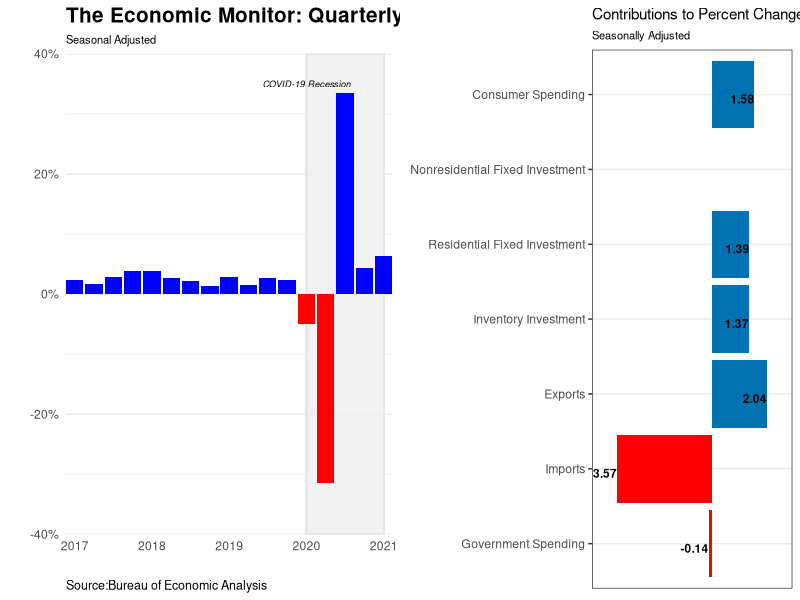
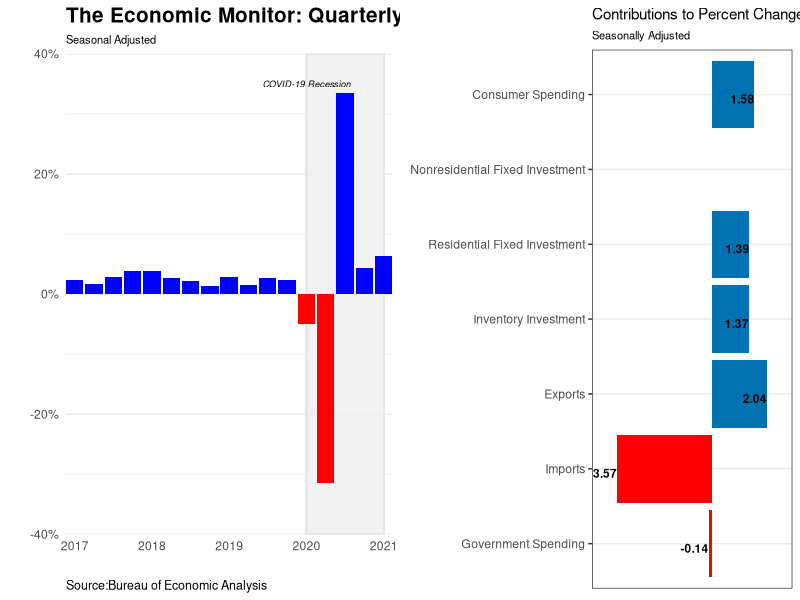

R code for these plots, in order:
#load packages

library(tidyverse)
library(readxl)
library(ggplot2)
library(ggthemes)
library(cowplot)
library(forecast)

#set working directory
setwd("G:/YOUR DIrectory/GDP GGPLOTs")

#load data
df<-read_excel("Table 1.17.1.xls", sheet = "data")
class(df)
head(df)
str(df)


#Create quarterly data for plot

gdpts <- ts(df$GDP, start = 2017, frequency = 4)
gdpd <- data.frame(GDP = as.numeric(gdpts),
                   QTR = as.numeric(time(gdpts)))

#create feature to make negative values red
gdpd2 <- mutate(gdpd, growth = ifelse(GDP >= 0, "pos", "neg"))

a<-ggplot(gdpd2, aes(QTR, GDP, fill = growth)) +
  geom_rect(xmin=2020.00, xmax=2021.00, 
            ymin=-40, ymax=40, fill="grey95", alpha=0.12, col="grey90")+
  geom_bar(stat = "identity") + scale_fill_manual(values = c(pos = "blue", neg = "red"))+
  theme_minimal()+theme( panel.grid.major.x = element_blank(),
                         panel.grid.minor.x = element_blank(),
                         legend.position = "none",
                         plot.caption = element_text(hjust = 0,size = 9),plot.title = element_text(size = 15,face = "bold"),plot.subtitle = element_text(size = 8))+
  labs(fill = 'Quarterly Percent Change', title = "The Economic Monitor: Quarterly GDP",subtitle = "Seasonal Adjusted", caption="Source:Bureau of Economic Analysis")+
  xlab("") +ylab("")+scale_y_continuous(limits = c(-40, 40),labels = function(GDP) paste0(GDP, "%"),expand = c(0, 0))+
  scale_x_continuous(expand = c(0,0)) +
  annotate("text", x = 2020.00, y =35,colour = "black", label = "COVID-19 Recession",fontface = 'italic',size = 2.3)

  #annotate("text", x = as.Date("2020-09-01"), y = 2.6,colour = "blue", label = "Fed Inflation Target Rate",fontface = 'italic', size=2)+
  #annotate("segment", x = as.Date("2020-09-01"), xend = as.Date("2020-09-01"), y = 2.05, yend = 2.4,colour = "blue")


#load data
df2<-read_excel("GDPContribute.xls", sheet = "data")
class(df2)
head(df2)


b<-df2%>%ggplot( aes(x=Measure, y=`2020Q4`,fill = `2020Q4`>0))+
  geom_bar(position="dodge",stat="identity",show.legend = FALSE) +coord_flip()+
  geom_text(aes(label = `2020Q4`),size =3, vjust = 1,hjust=1,family = "sans",fontface ="bold")+
  scale_y_continuous(limits = c(-4.5,3), expand = c(0, 0))+labs(title = "Contributions to Percent Change in Real GDP",subtitle="Seasonally Adjusted")+theme_bw()+
  theme(axis.text.x = element_blank(),axis.title.x = element_blank(),
        axis.title.y = element_blank(),plot.caption = element_text(hjust = 0),plot.title = element_text(size = 11),plot.subtitle = element_text(size = 8),
        axis.ticks.x=element_blank(),
        panel.grid.major.x = element_blank(),
        panel.grid.minor.x = element_blank())+
  scale_fill_manual(values = c("Red", "#0072B2"))+
  scale_x_discrete(
    limits=c("Government Spending","Imports", "Exports", "Inventory Investment", "Residential Fixed Investment", "Nonresidential Fixed Investment",   "Consumer Spending"), 
    labels=c("Government Spending","Imports", "Exports", "Inventory Investment", "Residential Fixed Investment", "Nonresidential Fixed Investment",   "Consumer Spending"))

#from cowplot make two plots in one output
plot_grid(a, b)

#save image
ggsave("QtrlyGDP.png")
